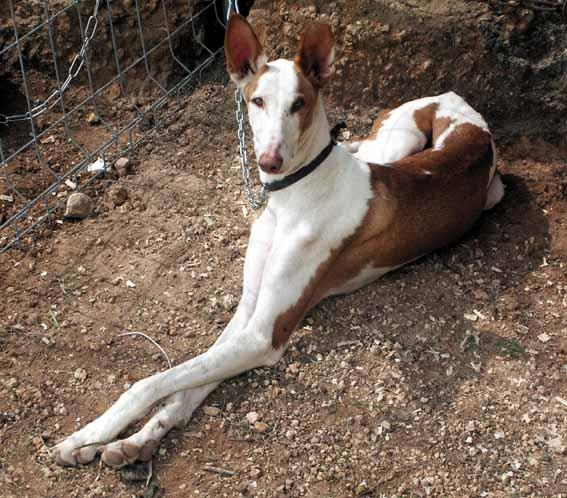
%> input picture Image Processing/test_functions/dog1.jpg, 567 x 498 px
$ octave --eval "result = thresh_img(imread('../test_functions/dog1.jpg'));"   (GNU Octave 9; MATLAB toolbox functions it lacks are replaced by stand-ins)
%> lines starting %> are read from the running program, lines starting %| are printed output that depends on the picture; in (x1, y1, x2, y2) boxes, pixels count from 0 and x2, y2 are one past the last pixel; in counts of white or black regions, pixels touching at a corner belong together; the program's own positions count from 1
function out_img = thresh_img(img)
% this function is simple: it converts the image to grayscale, thresholds
% it automatically, and returns the result.

if size(img, 3) == 3
    BW = rgb2gray(img);
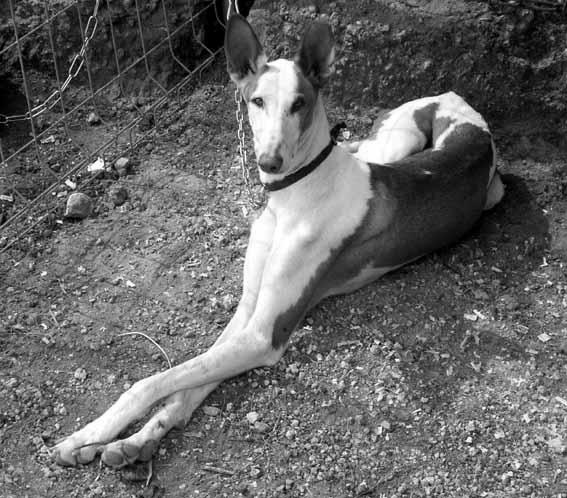
%> BW: size 498x567 uint8; min 0, max 255, mean 102.1
else
    BW = img;
end

level = graythresh(BW);
%> level = 0.439
out_img = im2bw(BW, level);
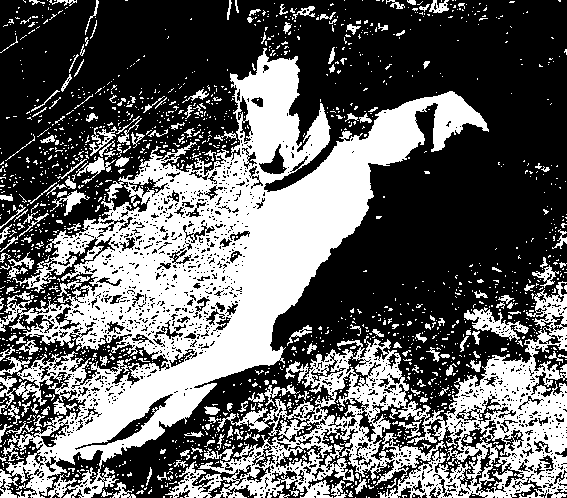
%> out_img: size 498x567 logical; 39.1% white; 1692 white regions (1511 under 20 px), largest, box (x1, y1, x2, y2) and area: (0, 48, 489, 498) 67383, (165, 281, 567, 498) 26423, (464, 307, 529, 342) 789

$ run again, on Image Processing/test_functions/dog2.jpg
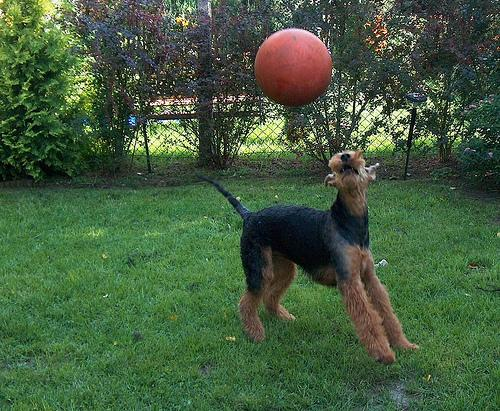
%> input picture Image Processing/test_functions/dog2.jpg, 500 x 411 px
%> in thresh_img, `BW = rgb2gray(img);`:
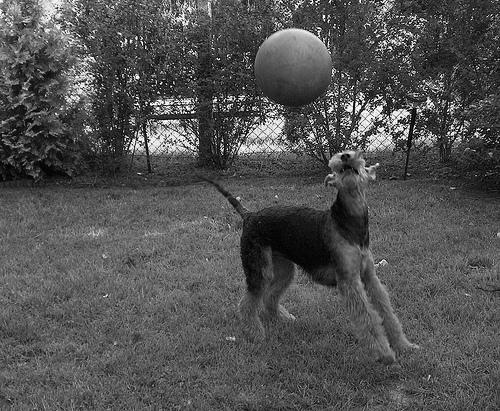
%> BW: size 411x500 uint8; min 0, max 255, mean 82
%> level = 0.337
%> in thresh_img, `out_img = im2bw(BW, level);`:
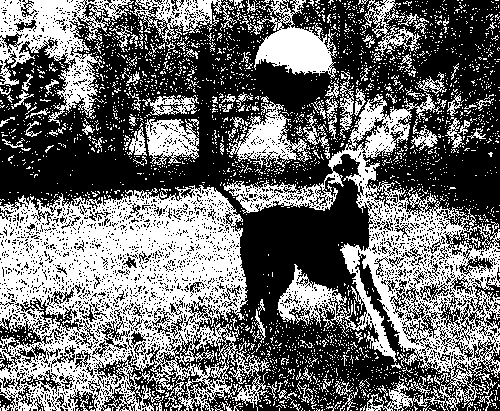
%> out_img: size 411x500 logical; 42.7% white; 2986 white regions (2864 under 20 px), largest, box (x1, y1, x2, y2) and area: (0, 185, 270, 411) 35359, (223, 92, 500, 411) 21753, (0, 0, 134, 126) 6063

$ run again, on Image Processing/test_functions/dog3.jpg
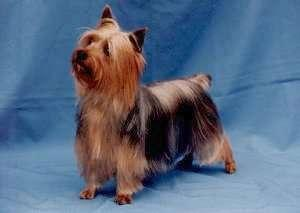
%> input picture Image Processing/test_functions/dog3.jpg, 300 x 213 px
%> in thresh_img, `BW = rgb2gray(img);`:
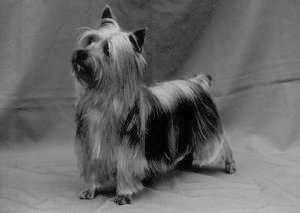
%> BW: size 213x300 uint8; min 0, max 210, mean 103.6
%> level = 0.384
%> in thresh_img, `out_img = im2bw(BW, level);`:
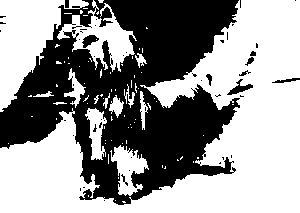
%> out_img: size 213x300 logical; 58.2% white; 49 black regions (39 under 20 px), largest, box (x1, y1, x2, y2) and area: (0, 0, 240, 205) 26015, (227, 79, 253, 95) 149, (82, 35, 99, 48) 121
